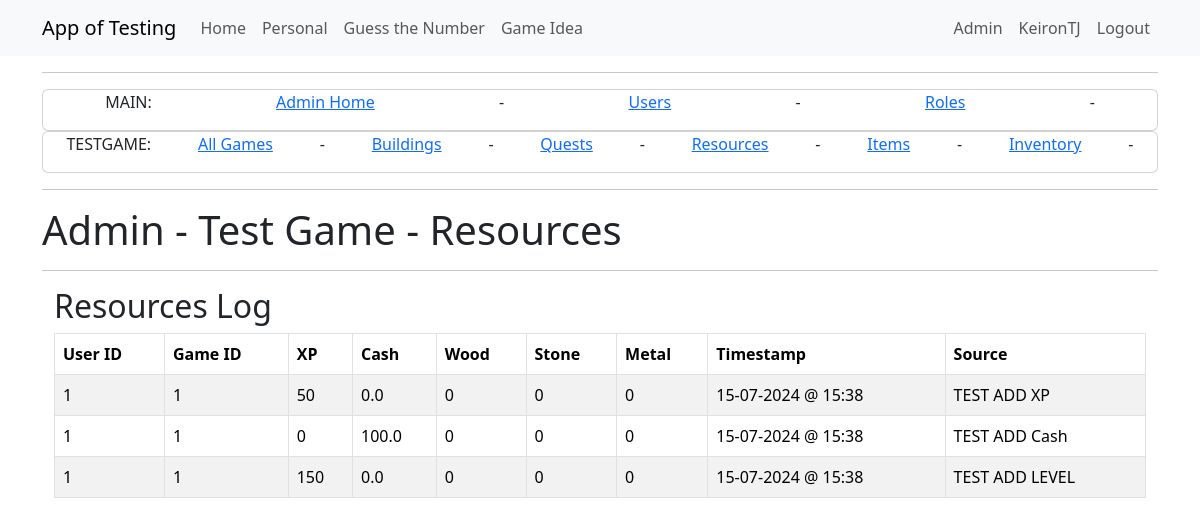
The page /admin_testgame_resourceslog (signed in) on the database as committed earlier.
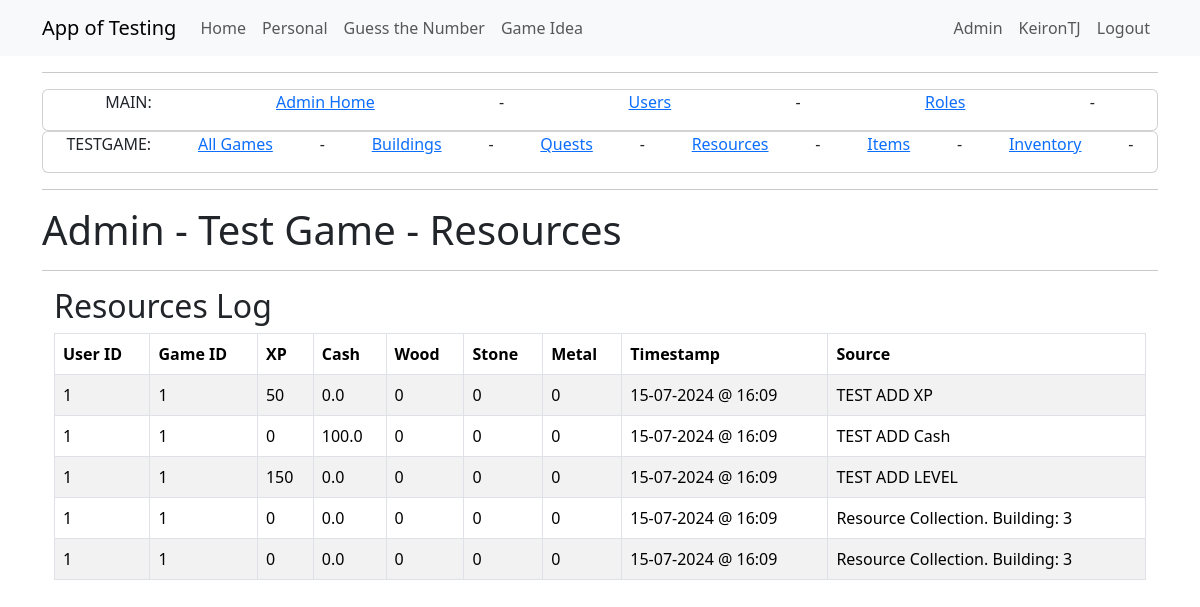
The same page on the database as committed later.
### app/models.py (models this page shows, shortened)
class User(UserMixin, db.Model):
    id = db.Column(Integer, primary_key=True)
    username = db.Column(String(64), index=True, unique=True)
    firstname = db.Column(String(64), nullable=True)
    surname = db.Column(String(64), nullable=True)
    dob = db.Column(DateTime, nullable=True)
    firstlineaddress = db.Column(String(64), nullable=True)
    city = db.Column(String(64), nullable=True)
    postcode = db.Column(String(64), nullable=True)
    email = db.Column(String(120), index=True, unique=True)
    password_hash = db.Column(String(256))
    active = db.Column(db.Boolean(), default=True)
    activetestgame = db.Column(db.Integer, nullable=True)
    test_game = so.relationship("TestGame", back_populates="user", cascade="all, delete-orphan")
    role=so.relationship("Role", secondary="user_roles")
    def is_admin(self):
        return 'admin' in [role.name for role in self.role]

class TestGameResourceLog(db.Model):
    __tablename__ = 'test_game_resource_log'
    id = db.Column(db.Integer, primary_key=True)
    test_game_id = db.Column(db.Integer, db.ForeignKey("test_game.id"))
    cash = db.Column(db.Float, default=0)
    xp = db.Column(db.Integer, default=0)
    wood = db.Column(db.Integer, default=0)
    stone = db.Column(db.Integer, default=0)
    metal = db.Column(db.Integer, default=0)
    entry_date = db.Column(db.DateTime, default=datetime.now(timezone.utc))
    source = db.Column(db.String(64))
    testgame = db.relationship("TestGame", back_populates="test_game_resource_logs")

class TestGame(db.Model):
    __tablename__ = 'test_game'
    id = db.Column(db.Integer, primary_key=True)
    user_id = db.Column(db.Integer, db.ForeignKey('user.id'), nullable=False)
    game_name = db.Column(db.String(64))
    game_exists = db.Column(db.Boolean, default=True)
    entry_date = db.Column(db.DateTime, default=datetime.now(timezone.utc))
    xp = db.Column(db.Integer, default=0)
    level = db.Column(db.Integer, default=0)
    cash = db.Column(db.Float, default=0)
    wood = db.Column(db.Integer, default=0)
    stone = db.Column(db.Integer, default=0)
    metal = db.Column(db.Integer, default=0)
    next_level_xp_required = db.Column(db.Integer, default=110)
    user = db.relationship("User", back_populates="test_game")
    inventories = db.relationship("TestGameInventoryUser", back_populates="game")
    quest_progress = db.relationship("TestGameQuestProgress", back_populates="quest_game")
    building_progress = db.relationship("TestGameBuildingProgress", back_populates="game")
    test_game_resource_logs = db.relationship("TestGameResourceLog", back_populates="testgame")

### app/admin/routes.py (the view)
@bp.route('/admin_testgame_resourceslog', methods=['GET', 'POST'])
@login_required
@admin_required
def admin_testgame_resourceslog():
    resourcelogs = db.session.query(TestGameResourceLog).all()
    return render_template("admin/testgame/admin_testgame_resourceslog.html",
                           title='Admin Test Game XP Log',
                           resourcelogs=resourcelogs)

### app/models.py (called while the page is built)
@login.user_loader
def load_user(id):
    return db.session.get(User, int(id))

### runserver.py (called while the page is built)
def format_datetime(value, format='%d-%m-%Y @ %H:%M'):
    if value is None:
        return "None"
    return value.strftime(format)

### app/templates/admin/testgame/admin_testgame_resourceslog.html
{% extends "admin/admin_base.html" %}
{% block content2 %}
<div class="Jumbotron">
    <h1>Admin - Test Game - Resources</h1>
</div>
<hr />
<div class="container">
    <h2>Resources Log</h2>
    <table class="table table-striped table-bordered">
        <thead>
            <tr>
                <th>User ID</th>
                <th>Game ID</th>
                <th>XP</th>
                <th>Cash</th>
                <th>Wood</th>
                <th>Stone</th>
                <th>Metal</th>
                <th>Timestamp</th>
                <th>Source</th>
            </tr>
        </thead>
        <tbody>
            {% for resourcelog in resourcelogs %}
            <tr>
                <td>{{ resourcelog.testgame.user_id }}</td>
                <td>{{ resourcelog.testgame.id }}</td>
                <td>{{ resourcelog.xp }}</td>
                <td>{{ resourcelog.cash }}</td>
                <td>{{ resourcelog.wood }}</td>
                <td>{{ resourcelog.stone }}</td>
                <td>{{ resourcelog.metal }}</td>
                <td>{{ resourcelog.entry_date|datetime|default('N/A', true) }}</td>
                <td>{{ resourcelog.source }}</td>
            </tr>
            {% endfor %}
        </tbody>
    </table>
</div>
{% endblock %}

### app/templates/admin/admin_base.html
{% extends "base.html" %}
{% block content %}
<hr />
<div class="card">
    <div style="display: flex; justify-content: space-around;">
        <p>MAIN:</p>
        <a href="{{ url_for('admin.admin_home') }}">Admin Home</a> -
        <a href="{{ url_for('admin.admin_users') }}">Users</a> -
        <a href="{{ url_for('admin.admin_roles') }}">Roles</a> -
    </div>
</div>
<div class="card">
    <div style="display: flex; justify-content: space-around;">
        <p>TESTGAME:</p>
        <a href="{{ url_for('admin.admin_testgame_models') }}">All Games</a> -
        <a href="{{ url_for('admin.admin_testgame_buildings') }}">Buildings</a> -
        <a href="{{ url_for('admin.admin_testgame_mainquests') }}">Quests</a> -
        <a href="{{ url_for('admin.admin_testgame_resourceslog') }}">Resources</a> -
        <a href="{{ url_for('admin.admin_testgame_items') }}">Items</a> -
        <a href="{{ url_for('admin.admin_testgame_inventories') }}">Inventory</a> -
    </div>
</div>
<hr />
    {% block content2 %}  {% endblock content2 %}
    {% endblock content %}

### app/templates/base.html (shortened to what this page needs)
<!doctype html>
<html lang="en">
<head>
    <link href="https://cdn.jsdelivr.net/npm/bootstrap@5.3.2/dist/css/bootstrap.min.css"
          rel="stylesheet"
>
    <link rel="stylesheet" href="{{ url_for('static', filename='style.css') }}">
</head>
<body>
    <nav class="navbar navbar-expand-lg bg-body-tertiary">
        <div class="container">
            <a class="navbar-brand" href="{{ url_for('main.index') }}">App of Testing</a>
            <div class="collapse navbar-collapse" id="navbarSupportedContent">
                <ul class="navbar-nav me-auto mb-2 mb-lg-0">
                    <li class="nav-item">
                        <a class="nav-link" aria-current="page" href="{{ url_for('main.index') }}">Home</a>
                    </li>
                    <li class="nav-item">
                        <a class="nav-link" aria-current="page" href="{{ url_for('financeapp.pfhome') }}">Personal</a>
                    </li>
                    <li class="nav-item">
                        <a class="nav-link" aria-current="page" href="{{ url_for('gtn.guessthenumberhome') }}">Guess the Number</a>
                    </li>
                    {% if not current_user.is_authenticated or current_user.activetestgame == None    %}
                    <li class="nav-item">
                        <a class="nav-link" aria-current="page" href="{{ url_for('testgame.tg_startmenu') }}">Game Idea</a>
                    </li>
                    {% else %}
                    <li class="nav-item">
                        <a class="nav-link" aria-current="page" href="{{ url_for('testgame.tg_play', game_id=current_user.activetestgame) }}">Game Idea</a>
                    </li>
                    {% endif %}
                </ul>
                <ul class="navbar-nav mb-2 mb-lg-0">
                    {% if current_user.is_anonymous %}
                    <li class="nav-item">
                        <a class="nav-link" aria-current="page" href="{{ url_for('auth.login') }}">Login</a>
                    </li>
                    {% else %}
                    {% if current_user.is_admin() %}
                    <li class="nav-item">
                        <a class="nav-link" aria-current="page" href="{{ url_for('admin.admin_home') }}">Admin</a>
                    </li>
                    {% endif %}
                    <li class="nav-item">
                        <a class="nav-link" aria-current="page" href="{{ url_for('main.view_profile', user_id=current_user.id) }}">{{ current_user.username }}</a>
                    </li>
                    <li class="nav-item">
                        <a class="nav-link" aria-current="page" href="{{ url_for('auth.logout') }}">Logout</a>
                    </li>
                    {% endif %}
                </ul>
            </div>
        </div>
    </nav>
    <div class="container mt-3">
        {% block content %}{% endblock %}
    </div>
</body>
</html>

Rows that differ between the two databases and show on the page:
changed TestGameResourceLog "TEST ADD XP": entry_date "15-07-2024 @ 15:38" → "15-07-2024 @ 16:09"
changed TestGameResourceLog "TEST ADD Cash": entry_date "15-07-2024 @ 15:38" → "15-07-2024 @ 16:09"
changed TestGameResourceLog "TEST ADD LEVEL": entry_date "15-07-2024 @ 15:38" → "15-07-2024 @ 16:09"
added TestGameResourceLog: testgame.user_id "1", testgame.id "1", xp "0", cash "0.0", wood "0", stone "0", metal "0", entry_date "15-07-2024 @ 16:09", source "Resource Collection. Building: 3"
added TestGameResourceLog: testgame.user_id "1", testgame.id "1", xp "0", cash "0.0", wood "0", stone "0", metal "0", entry_date "15-07-2024 @ 16:09", source "Resource Collection. Building: 3"
